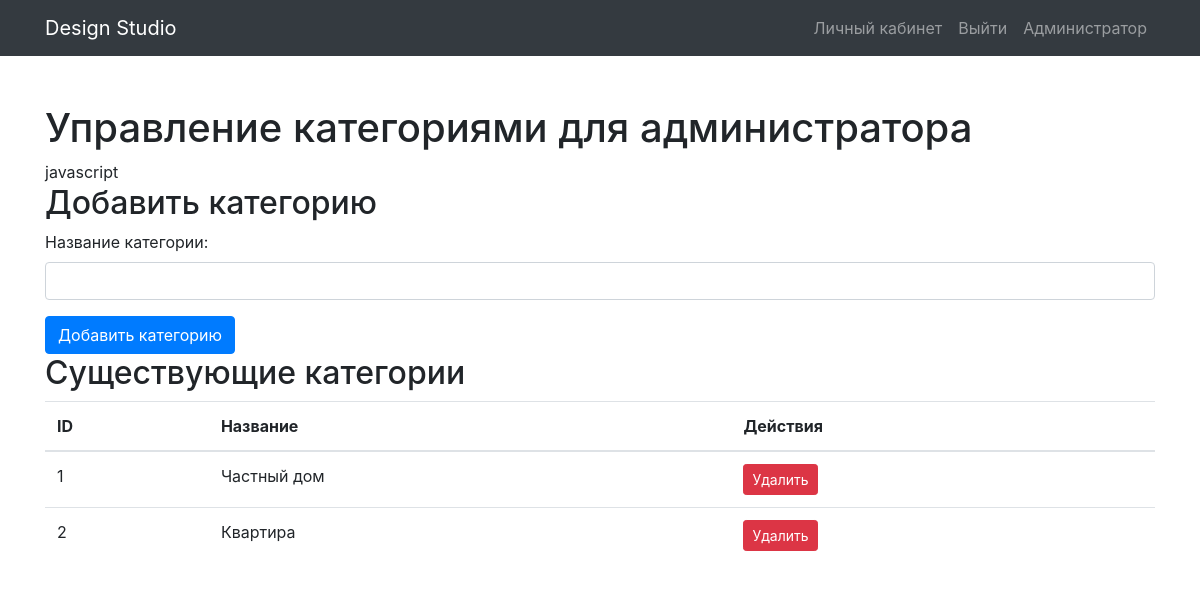
Screenshot of /requests/admin/categories/ (signed in) with the database file from the repository.
### apps/design/models.py (models this page shows)
class Category(models.Model):
    name = models.CharField(max_length=100)

### apps/design/views.py (the view, shortened to what this page needs)
# urls.py: path('admin/categories/', views.admin_category_management, name='admin_category_management'),
@login_required
@user_passes_test(lambda u: u.is_superuser)
def admin_category_management(request):
    categories = Category.objects.all()
    return render(request, 'admin_category_management.html', {'categories': categories})

### apps/design/templates/admin_category_management.html (shortened to what this page needs)
{% extends 'base.html' %}
{% block content %} <h1>Управление категориями для администратора</h1>
javascript
<h2>Добавить категорию</h2>
<form method="post" action="{% url 'admin_category_management' %}">
    <div class="form-group">
        <label for="category_name">Название категории:</label>
        <input type="text" class="form-control" id="category_name" name="category_name" required>
    </div>
    <button type="submit" class="btn btn-primary">Добавить категорию</button>
</form>
<h2>Существующие категории</h2>
<table class="table">
    <thead>
        <tr>
            <th>ID</th>
            <th>Название</th>
            <th>Действия</th>
        </tr>
    </thead>
    <tbody>
        {% for category in categories %}
        <tr>
            <td>{{ category.id }}</td>
            <td>{{ category.name }}</td>
            <td>
                <form method="post" action="{% url 'admin_category_management' %}">
                    <button type="submit" class="btn btn-danger btn-sm">Удалить</button>
                </form>
            </td>
        </tr>
        {% empty %}
        <tr>
            <td colspan="3">Категории не найдены.</td>
        </tr>
    {% endfor %}
    </tbody>
</table>
{% endblock %}

### rows the page displays
Category: id "1", name "Частный дом"
Category: id "2", name "Квартира"
